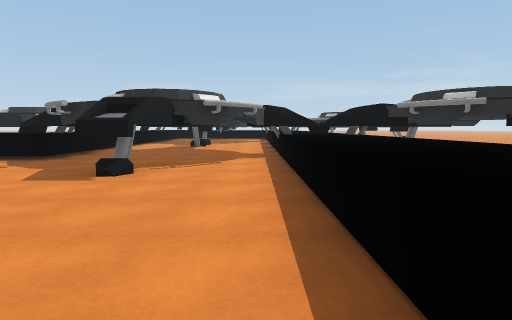
View 1 (above)

24 first-person views from a walk through a Unity game level. The camera is 1.4 m above the floor, tilts 6° down and sees 80° across. The floor is counted in squares, 2 m on a side. Each view is taken from the middle of a square. On the plan, view 1 faces up. The plan holds only what a view shows up to about 10 squares ahead; the rest is blank. The place goes on beyond the plan. Some surface patterns are stand-ins.

View 2
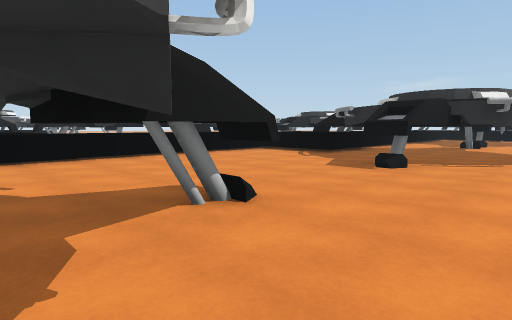

View 3
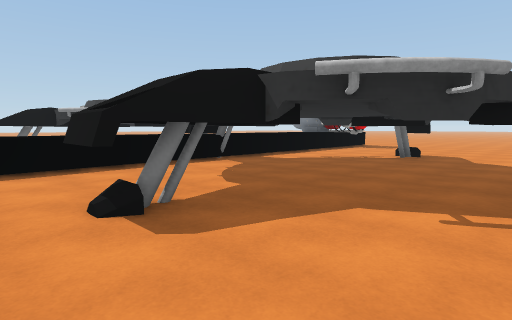

View 4
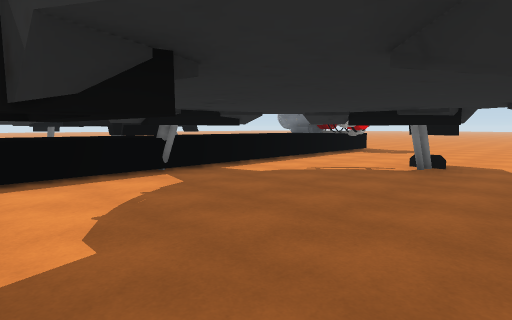

View 5
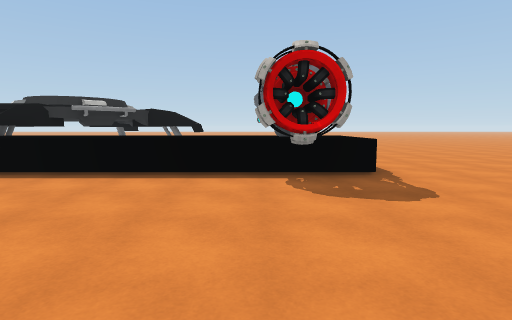

View 6
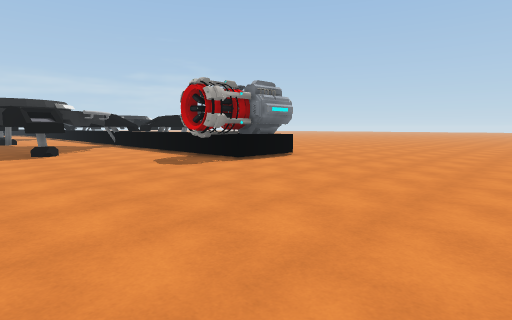

View 7
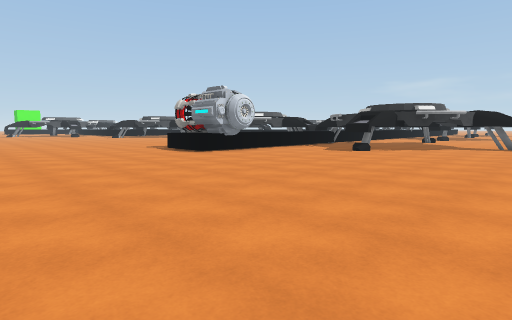

View 8
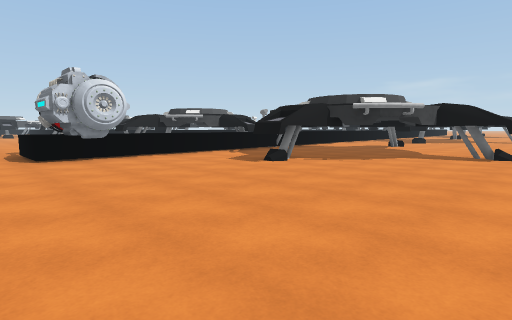

View 9
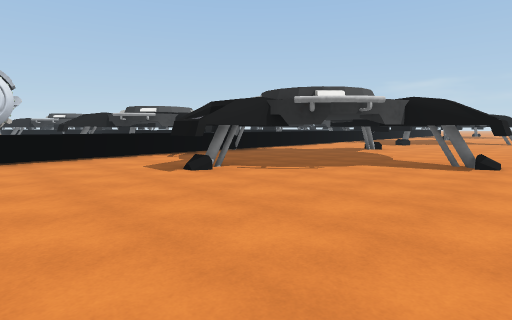

View 10
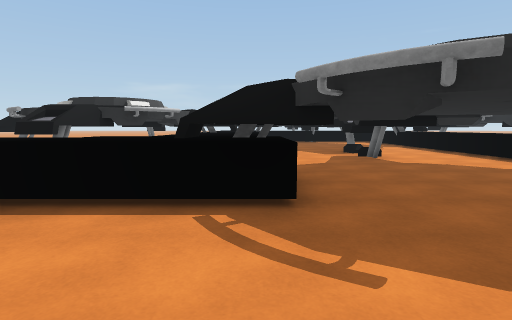

View 11
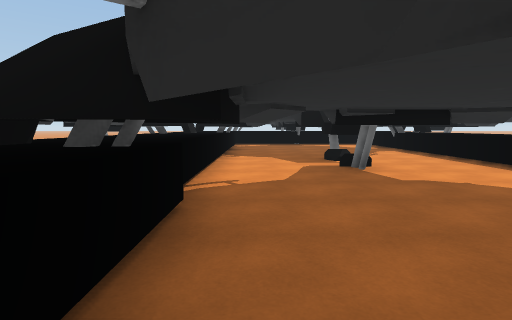

View 12
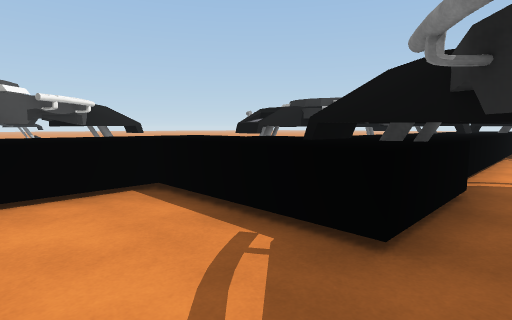

View 13
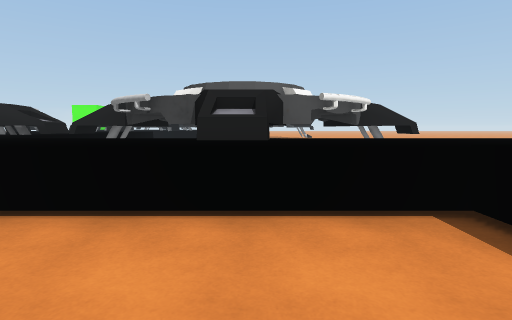

View 14
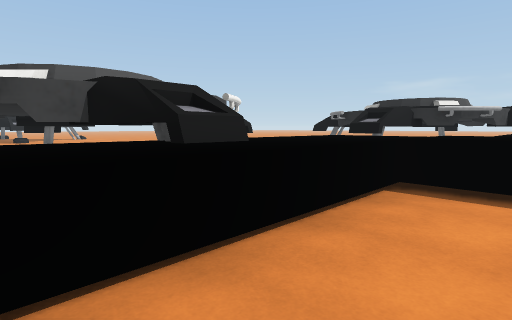

View 15
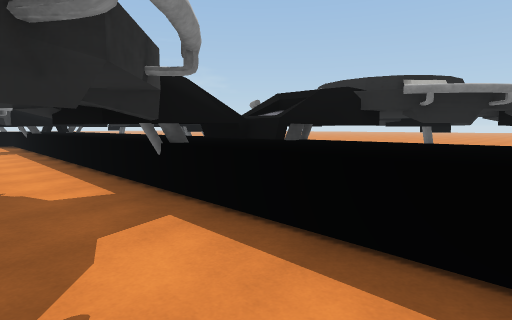

View 16
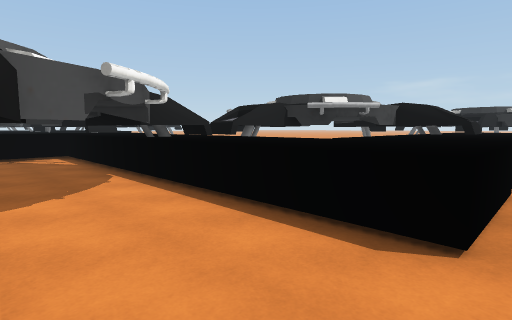

View 17
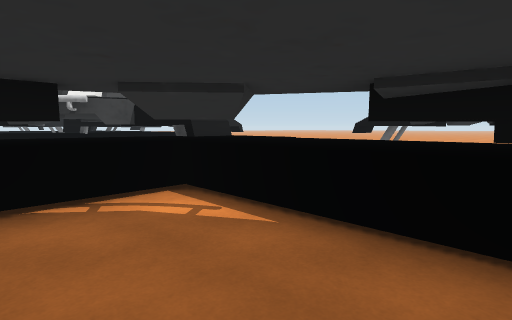

View 18
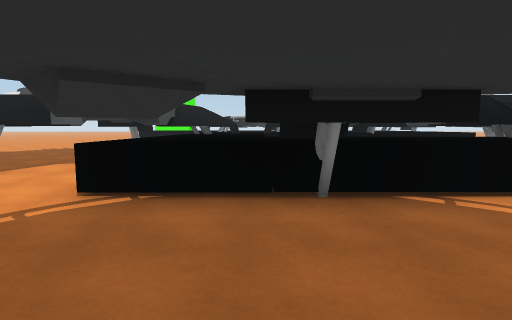

View 19
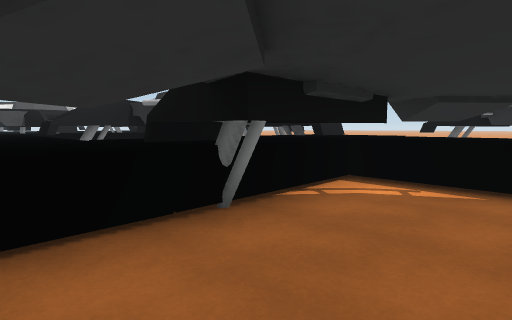

View 20
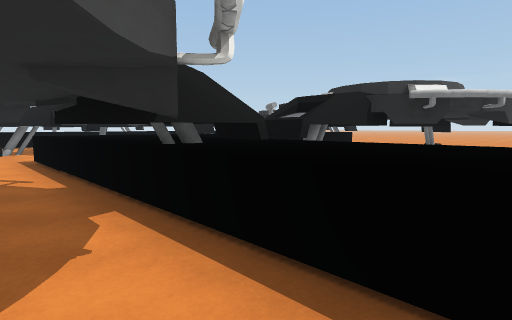

View 21
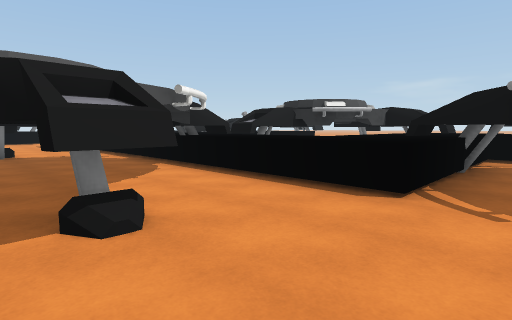

View 22
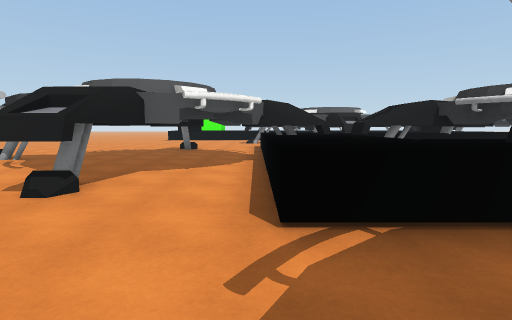

View 23
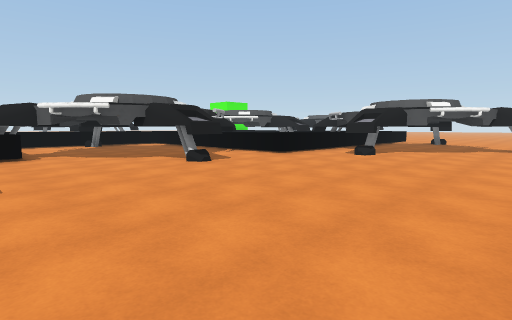

View 24
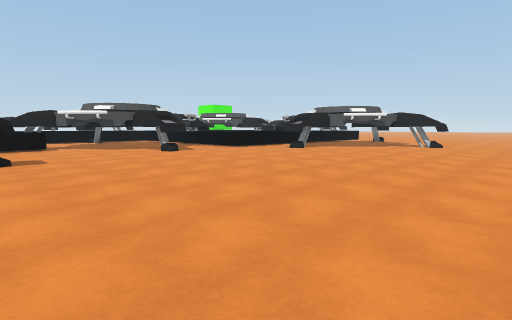

### Floor plan
Key: @ floor where view 1 was taken; # wall or solid block; x gap in a wall; . floor; = window, fence, low wall or low ledge; ^ raised ledge; O other object.
Columns run from 25 left of view 1 to 10 right of it. Each row starts with its distance up from view 1.
 17                OO  OO     O
 16                #O  OO#   #OO=
 15                    ^^#   #^^
 14             O#O   #O^ ##  ^^
 13              O    #O^.OO..^^
 12     .......     O# ^^.OO..^^
 11 ...........    OO ^^^.OO .^^  OO
 10 ...........     O ^^^ OO# ^^  ##
  9 ...........       ^^O# . #O^
  8 ...........  O  ^^ OO#...#OO#   OOO
  7 ........... ### ^^^^^# .##^O##  #O
  6 #O.........#   #^^.... O#.^^.#O
  5 #O.......OO#   #OO.....O..^^  OO
  4  ....O.... #   #OO........^   O
  3 ^^^..O.... ##O# ^^........^      ..
  2   ^. O#...  OOO ^^........^     ...
  1   O# .##O^^^^O^^^^.....O..^^  OO...
  0  OO#...O#O^^^O^^^^....#O.@^   #O...
 -1  ^^# . #O^^^###^^^...#OO#.^^ #OO ..
 -2  ^O  O##^^^x...#... OO..##O^OO.. #O
 -3 #OO  OO ^OOO...OO..   ..##OOO#..##O.
 -4  ^^^^OO^^OOO..  O     OO#.^^.#OO#...
 -5  ^^^^OO^  ^#.        .#O..^^..#O....
 -6 .^^^^##^^^...        ..O..^^..OO....
 -7 ...#####....         .....^^........
 -8 ..O#...OOO..         .....#^........
 -9   .# ..#O...         ....OOO#.......
-10   .. O               .....^^........
-11   ...OO              ...............
-12    ..O               ...............
-13                      ...............
-14                      ...............
-15                      ....... .......

Where each view was taken, in squares from view 1:
view 1: 0 up, 0 right, facing up
view 2: 1 down, 0 right, facing up-left
view 3: 2 up, 5 left, facing down-right
view 4: 0 up, 4 left, facing down-right
view 5: 8 down, 4 left, facing right
view 6: 15 down, 4 left, facing up-right
view 7: 15 down, 10 right, facing up-left
view 8: 11 down, 10 right, facing up-left
view 9: 9 down, 10 right, facing up-left
view 10: 4 up, 5 left, facing up
view 11: 6 up, 4 left, facing up
view 12: 5 up, 4 left, facing up-left
view 13: 5 up, 5 left, facing left
view 14: 3 up, 6 left, facing up-left
view 15: 5 up, 1 left, facing up-right
view 16: 3 down, 7 left, facing up-left
view 17: 3 down, 12 left, facing up-left
view 18: 4 down, 12 left, facing left
view 19: 5 down, 13 left, facing up-left
view 20: 7 down, 17 left, facing up-left
view 21: 9 down, 14 left, facing up-left
view 22: 6 down, 13 left, facing left
view 23: 9 up, 16 left, facing down-left
view 24: 12 up, 15 left, facing down-left
